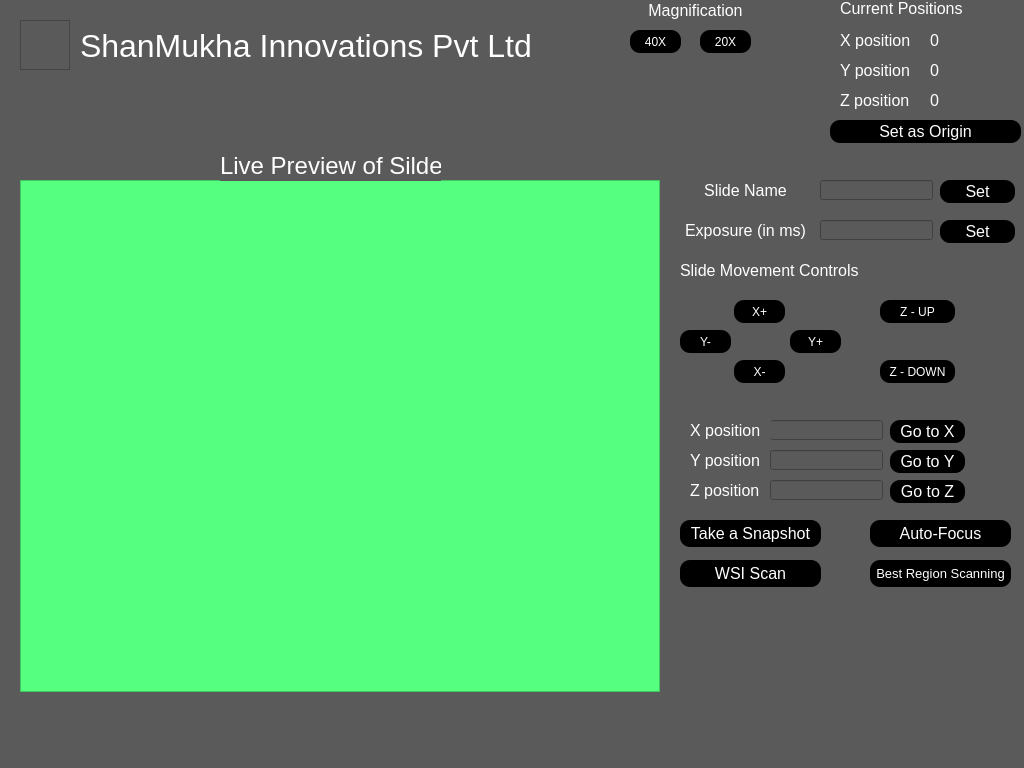
<?xml version="1.0" encoding="UTF-8"?>
<ui version="4.0">
 <class>MainWindow</class>
 <widget class="QMainWindow" name="MainWindow">
  <property name="windowModality">
   <enum>Qt::WindowModal</enum>
  </property>
  <property name="geometry">
   <rect>
    <x>0</x>
    <y>0</y>
    <width>1024</width>
    <height>768</height>
   </rect>
  </property>
  <property name="font">
   <font>
    <pointsize>8</pointsize>
   </font>
  </property>
  <property name="windowTitle">
   <string>Slide Scanner - ShanMukha Innovations Pvt Ltd</string>
  </property>
  <property name="windowIcon">
   <iconset>
    <normaloff>F:/IITT_Logo/0.jpg</normaloff>F:/IITT_Logo/0.jpg</iconset>
  </property>
  <property name="autoFillBackground">
   <bool>false</bool>
  </property>
  <property name="styleSheet">
   <string notr="true">background-color: rgb(90, 90, 90);</string>
  </property>
  <widget class="QWidget" name="centralwidget">
   <widget class="QGraphicsView" name="logoView">
    <property name="geometry">
     <rect>
      <x>20</x>
      <y>20</y>
      <width>50</width>
      <height>50</height>
     </rect>
    </property>
    <property name="autoFillBackground">
     <bool>false</bool>
    </property>
    <property name="foregroundBrush">
     <brush brushstyle="NoBrush">
      <color alpha="255">
       <red>0</red>
       <green>0</green>
       <blue>0</blue>
      </color>
     </brush>
    </property>
    <property name="viewportUpdateMode">
     <enum>QGraphicsView::SmartViewportUpdate</enum>
    </property>
   </widget>
   <widget class="QLabel" name="label">
    <property name="geometry">
     <rect>
      <x>80</x>
      <y>20</y>
      <width>461</width>
      <height>51</height>
     </rect>
    </property>
    <property name="font">
     <font>
      <pointsize>24</pointsize>
     </font>
    </property>
    <property name="styleSheet">
     <string notr="true">color: rgb(255, 255, 255);</string>
    </property>
    <property name="text">
     <string>ShanMukha Innovations Pvt Ltd</string>
    </property>
   </widget>
   <widget class="QGraphicsView" name="slideImageView">
    <property name="geometry">
     <rect>
      <x>20</x>
      <y>180</y>
      <width>640</width>
      <height>512</height>
     </rect>
    </property>
    <property name="baseSize">
     <size>
      <width>640</width>
      <height>512</height>
     </size>
    </property>
    <property name="styleSheet">
     <string notr="true">background-color: rgb(85, 255, 127);</string>
    </property>
   </widget>
   <widget class="QLabel" name="label_2">
    <property name="geometry">
     <rect>
      <x>220</x>
      <y>150</y>
      <width>221</width>
      <height>31</height>
     </rect>
    </property>
    <property name="font">
     <font>
      <pointsize>18</pointsize>
     </font>
    </property>
    <property name="styleSheet">
     <string notr="true">color: rgb(255, 255, 255);</string>
    </property>
    <property name="text">
     <string>Live Preview of Silde</string>
    </property>
   </widget>
   <widget class="QPushButton" name="pushButton">
    <property name="enabled">
     <bool>true</bool>
    </property>
    <property name="geometry">
     <rect>
      <x>680</x>
      <y>520</y>
      <width>141</width>
      <height>27</height>
     </rect>
    </property>
    <property name="sizePolicy">
     <sizepolicy hsizetype="Fixed" vsizetype="Fixed">
      <horstretch>0</horstretch>
      <verstretch>0</verstretch>
     </sizepolicy>
    </property>
    <property name="font">
     <font>
      <pointsize>12</pointsize>
     </font>
    </property>
    <property name="cursor">
     <cursorShape>PointingHandCursor</cursorShape>
    </property>
    <property name="styleSheet">
     <string notr="true">color: rgb(255, 255, 255);
background-color: rgb(0, 0, 0);
border-radius:10px;
</string>
    </property>
    <property name="text">
     <string>Take a Snapshot</string>
    </property>
    <property name="checkable">
     <bool>false</bool>
    </property>
    <property name="autoDefault">
     <bool>false</bool>
    </property>
   </widget>
   <widget class="QPushButton" name="pushButton_2">
    <property name="geometry">
     <rect>
      <x>870</x>
      <y>520</y>
      <width>141</width>
      <height>27</height>
     </rect>
    </property>
    <property name="sizePolicy">
     <sizepolicy hsizetype="Fixed" vsizetype="Fixed">
      <horstretch>0</horstretch>
      <verstretch>0</verstretch>
     </sizepolicy>
    </property>
    <property name="font">
     <font>
      <pointsize>12</pointsize>
     </font>
    </property>
    <property name="cursor">
     <cursorShape>PointingHandCursor</cursorShape>
    </property>
    <property name="styleSheet">
     <string notr="true">color: rgb(255, 255, 255);
background-color: rgb(0, 0, 0);
border-radius:10px;</string>
    </property>
    <property name="text">
     <string>Auto-Focus</string>
    </property>
   </widget>
   <widget class="QPushButton" name="pushButton_3">
    <property name="geometry">
     <rect>
      <x>734</x>
      <y>300</y>
      <width>51</width>
      <height>23</height>
     </rect>
    </property>
    <property name="cursor">
     <cursorShape>PointingHandCursor</cursorShape>
    </property>
    <property name="styleSheet">
     <string notr="true">color: rgb(255, 255, 255);
background-color: rgb(0, 0, 0);
border-radius:10px;</string>
    </property>
    <property name="text">
     <string>X+</string>
    </property>
   </widget>
   <widget class="QPushButton" name="pushButton_4">
    <property name="geometry">
     <rect>
      <x>680</x>
      <y>330</y>
      <width>51</width>
      <height>23</height>
     </rect>
    </property>
    <property name="cursor">
     <cursorShape>PointingHandCursor</cursorShape>
    </property>
    <property name="styleSheet">
     <string notr="true">color: rgb(255, 255, 255);
background-color: rgb(0, 0, 0);
border-radius:10px;</string>
    </property>
    <property name="text">
     <string>Y-</string>
    </property>
    <property name="checkable">
     <bool>false</bool>
    </property>
    <property name="autoDefault">
     <bool>true</bool>
    </property>
   </widget>
   <widget class="QPushButton" name="pushButton_5">
    <property name="geometry">
     <rect>
      <x>790</x>
      <y>330</y>
      <width>51</width>
      <height>23</height>
     </rect>
    </property>
    <property name="cursor">
     <cursorShape>PointingHandCursor</cursorShape>
    </property>
    <property name="styleSheet">
     <string notr="true">color: rgb(255, 255, 255);
background-color: rgb(0, 0, 0);
border-radius:10px;</string>
    </property>
    <property name="text">
     <string>Y+</string>
    </property>
   </widget>
   <widget class="QPushButton" name="pushButton_6">
    <property name="geometry">
     <rect>
      <x>734</x>
      <y>360</y>
      <width>51</width>
      <height>23</height>
     </rect>
    </property>
    <property name="cursor">
     <cursorShape>PointingHandCursor</cursorShape>
    </property>
    <property name="styleSheet">
     <string notr="true">color: rgb(255, 255, 255);
background-color: rgb(0, 0, 0);
border-radius:10px;</string>
    </property>
    <property name="text">
     <string>X-</string>
    </property>
   </widget>
   <widget class="QPushButton" name="pushButton_7">
    <property name="geometry">
     <rect>
      <x>880</x>
      <y>300</y>
      <width>75</width>
      <height>23</height>
     </rect>
    </property>
    <property name="cursor">
     <cursorShape>PointingHandCursor</cursorShape>
    </property>
    <property name="autoFillBackground">
     <bool>false</bool>
    </property>
    <property name="styleSheet">
     <string notr="true">color: rgb(255, 255, 255);
background-color: rgb(0, 0, 0);
border-radius:10px;</string>
    </property>
    <property name="text">
     <string>Z - UP</string>
    </property>
   </widget>
   <widget class="QPushButton" name="pushButton_8">
    <property name="geometry">
     <rect>
      <x>880</x>
      <y>360</y>
      <width>75</width>
      <height>23</height>
     </rect>
    </property>
    <property name="cursor">
     <cursorShape>PointingHandCursor</cursorShape>
    </property>
    <property name="styleSheet">
     <string notr="true">color: rgb(255, 255, 255);
background-color: rgb(0, 0, 0);
border-radius:10px;</string>
    </property>
    <property name="text">
     <string>Z - DOWN</string>
    </property>
   </widget>
   <widget class="QLabel" name="label_3">
    <property name="geometry">
     <rect>
      <x>680</x>
      <y>260</y>
      <width>181</width>
      <height>21</height>
     </rect>
    </property>
    <property name="sizePolicy">
     <sizepolicy hsizetype="Minimum" vsizetype="Fixed">
      <horstretch>0</horstretch>
      <verstretch>0</verstretch>
     </sizepolicy>
    </property>
    <property name="font">
     <font>
      <pointsize>12</pointsize>
     </font>
    </property>
    <property name="styleSheet">
     <string notr="true">color: rgb(255, 255, 255);</string>
    </property>
    <property name="text">
     <string>Slide Movement Controls</string>
    </property>
   </widget>
   <widget class="QLineEdit" name="lineEdit">
    <property name="geometry">
     <rect>
      <x>770</x>
      <y>420</y>
      <width>113</width>
      <height>20</height>
     </rect>
    </property>
   </widget>
   <widget class="QLabel" name="label_4">
    <property name="geometry">
     <rect>
      <x>690</x>
      <y>420</y>
      <width>81</width>
      <height>21</height>
     </rect>
    </property>
    <property name="font">
     <font>
      <pointsize>12</pointsize>
     </font>
    </property>
    <property name="styleSheet">
     <string notr="true">color: rgb(255, 255, 255);</string>
    </property>
    <property name="text">
     <string>X position</string>
    </property>
   </widget>
   <widget class="QLabel" name="label_5">
    <property name="geometry">
     <rect>
      <x>690</x>
      <y>480</y>
      <width>81</width>
      <height>21</height>
     </rect>
    </property>
    <property name="font">
     <font>
      <pointsize>12</pointsize>
     </font>
    </property>
    <property name="styleSheet">
     <string notr="true">color: rgb(255, 255, 255);</string>
    </property>
    <property name="text">
     <string>Z position</string>
    </property>
   </widget>
   <widget class="QLineEdit" name="lineEdit_2">
    <property name="geometry">
     <rect>
      <x>770</x>
      <y>480</y>
      <width>113</width>
      <height>20</height>
     </rect>
    </property>
   </widget>
   <widget class="QLabel" name="label_6">
    <property name="geometry">
     <rect>
      <x>690</x>
      <y>450</y>
      <width>81</width>
      <height>21</height>
     </rect>
    </property>
    <property name="font">
     <font>
      <pointsize>12</pointsize>
     </font>
    </property>
    <property name="styleSheet">
     <string notr="true">color: rgb(255, 255, 255);</string>
    </property>
    <property name="text">
     <string>Y position</string>
    </property>
   </widget>
   <widget class="QLineEdit" name="lineEdit_3">
    <property name="geometry">
     <rect>
      <x>770</x>
      <y>450</y>
      <width>113</width>
      <height>20</height>
     </rect>
    </property>
   </widget>
   <widget class="QPushButton" name="pushButton_9">
    <property name="geometry">
     <rect>
      <x>890</x>
      <y>420</y>
      <width>75</width>
      <height>23</height>
     </rect>
    </property>
    <property name="font">
     <font>
      <pointsize>12</pointsize>
     </font>
    </property>
    <property name="cursor">
     <cursorShape>PointingHandCursor</cursorShape>
    </property>
    <property name="styleSheet">
     <string notr="true">color: rgb(255, 255, 255);
background-color: rgb(0, 0, 0);
border-radius:10px;</string>
    </property>
    <property name="text">
     <string>Go to X</string>
    </property>
   </widget>
   <widget class="QPushButton" name="pushButton_10">
    <property name="geometry">
     <rect>
      <x>890</x>
      <y>450</y>
      <width>75</width>
      <height>23</height>
     </rect>
    </property>
    <property name="font">
     <font>
      <pointsize>12</pointsize>
     </font>
    </property>
    <property name="cursor">
     <cursorShape>PointingHandCursor</cursorShape>
    </property>
    <property name="styleSheet">
     <string notr="true">color: rgb(255, 255, 255);
background-color: rgb(0, 0, 0);
border-radius:10px;</string>
    </property>
    <property name="text">
     <string>Go to Y</string>
    </property>
   </widget>
   <widget class="QPushButton" name="pushButton_11">
    <property name="geometry">
     <rect>
      <x>890</x>
      <y>480</y>
      <width>75</width>
      <height>23</height>
     </rect>
    </property>
    <property name="font">
     <font>
      <pointsize>12</pointsize>
     </font>
    </property>
    <property name="cursor">
     <cursorShape>PointingHandCursor</cursorShape>
    </property>
    <property name="styleSheet">
     <string notr="true">color: rgb(255, 255, 255);
background-color: rgb(0, 0, 0);
border-radius:10px;</string>
    </property>
    <property name="text">
     <string>Go to Z</string>
    </property>
   </widget>
   <widget class="QPushButton" name="pushButton_12">
    <property name="geometry">
     <rect>
      <x>940</x>
      <y>220</y>
      <width>75</width>
      <height>23</height>
     </rect>
    </property>
    <property name="font">
     <font>
      <pointsize>12</pointsize>
     </font>
    </property>
    <property name="cursor">
     <cursorShape>PointingHandCursor</cursorShape>
    </property>
    <property name="styleSheet">
     <string notr="true">color: rgb(255, 255, 255);
background-color: rgb(0, 0, 0);
border-radius:10px;</string>
    </property>
    <property name="text">
     <string>Set</string>
    </property>
   </widget>
   <widget class="QLabel" name="label_7">
    <property name="geometry">
     <rect>
      <x>680</x>
      <y>220</y>
      <width>131</width>
      <height>21</height>
     </rect>
    </property>
    <property name="font">
     <font>
      <pointsize>12</pointsize>
     </font>
    </property>
    <property name="styleSheet">
     <string notr="true">color: rgb(255, 255, 255);</string>
    </property>
    <property name="text">
     <string>Exposure (in ms)</string>
    </property>
    <property name="alignment">
     <set>Qt::AlignCenter</set>
    </property>
   </widget>
   <widget class="QLineEdit" name="lineEdit_4">
    <property name="geometry">
     <rect>
      <x>820</x>
      <y>220</y>
      <width>113</width>
      <height>20</height>
     </rect>
    </property>
   </widget>
   <widget class="QPushButton" name="pushButton_13">
    <property name="enabled">
     <bool>true</bool>
    </property>
    <property name="geometry">
     <rect>
      <x>680</x>
      <y>560</y>
      <width>141</width>
      <height>27</height>
     </rect>
    </property>
    <property name="sizePolicy">
     <sizepolicy hsizetype="Fixed" vsizetype="Fixed">
      <horstretch>0</horstretch>
      <verstretch>0</verstretch>
     </sizepolicy>
    </property>
    <property name="font">
     <font>
      <pointsize>12</pointsize>
     </font>
    </property>
    <property name="cursor">
     <cursorShape>PointingHandCursor</cursorShape>
    </property>
    <property name="styleSheet">
     <string notr="true">color: rgb(255, 255, 255);
background-color: rgb(0, 0, 0);
border-radius:10px;
</string>
    </property>
    <property name="text">
     <string>WSI Scan</string>
    </property>
    <property name="checkable">
     <bool>false</bool>
    </property>
    <property name="autoDefault">
     <bool>false</bool>
    </property>
   </widget>
   <widget class="QLabel" name="label_8">
    <property name="geometry">
     <rect>
      <x>680</x>
      <y>180</y>
      <width>131</width>
      <height>21</height>
     </rect>
    </property>
    <property name="font">
     <font>
      <pointsize>12</pointsize>
     </font>
    </property>
    <property name="styleSheet">
     <string notr="true">color: rgb(255, 255, 255);</string>
    </property>
    <property name="text">
     <string>Slide Name</string>
    </property>
    <property name="alignment">
     <set>Qt::AlignCenter</set>
    </property>
   </widget>
   <widget class="QLineEdit" name="lineEdit_5">
    <property name="geometry">
     <rect>
      <x>820</x>
      <y>180</y>
      <width>113</width>
      <height>20</height>
     </rect>
    </property>
   </widget>
   <widget class="QPushButton" name="pushButton_14">
    <property name="geometry">
     <rect>
      <x>940</x>
      <y>180</y>
      <width>75</width>
      <height>23</height>
     </rect>
    </property>
    <property name="font">
     <font>
      <pointsize>12</pointsize>
     </font>
    </property>
    <property name="cursor">
     <cursorShape>PointingHandCursor</cursorShape>
    </property>
    <property name="styleSheet">
     <string notr="true">color: rgb(255, 255, 255);
background-color: rgb(0, 0, 0);
border-radius:10px;</string>
    </property>
    <property name="text">
     <string>Set</string>
    </property>
   </widget>
   <widget class="QLabel" name="label_9">
    <property name="geometry">
     <rect>
      <x>840</x>
      <y>0</y>
      <width>131</width>
      <height>16</height>
     </rect>
    </property>
    <property name="font">
     <font>
      <pointsize>12</pointsize>
     </font>
    </property>
    <property name="styleSheet">
     <string notr="true">color: rgb(255, 255, 255);</string>
    </property>
    <property name="text">
     <string>Current Positions</string>
    </property>
   </widget>
   <widget class="QLabel" name="label_10">
    <property name="geometry">
     <rect>
      <x>840</x>
      <y>30</y>
      <width>81</width>
      <height>21</height>
     </rect>
    </property>
    <property name="font">
     <font>
      <pointsize>12</pointsize>
     </font>
    </property>
    <property name="styleSheet">
     <string notr="true">color: rgb(255, 255, 255);</string>
    </property>
    <property name="text">
     <string>X position</string>
    </property>
   </widget>
   <widget class="QLabel" name="label_11">
    <property name="geometry">
     <rect>
      <x>840</x>
      <y>60</y>
      <width>81</width>
      <height>21</height>
     </rect>
    </property>
    <property name="font">
     <font>
      <pointsize>12</pointsize>
     </font>
    </property>
    <property name="styleSheet">
     <string notr="true">color: rgb(255, 255, 255);</string>
    </property>
    <property name="text">
     <string>Y position</string>
    </property>
   </widget>
   <widget class="QLabel" name="label_12">
    <property name="geometry">
     <rect>
      <x>840</x>
      <y>90</y>
      <width>81</width>
      <height>21</height>
     </rect>
    </property>
    <property name="font">
     <font>
      <pointsize>12</pointsize>
     </font>
    </property>
    <property name="styleSheet">
     <string notr="true">color: rgb(255, 255, 255);</string>
    </property>
    <property name="text">
     <string>Z position</string>
    </property>
   </widget>
   <widget class="QLabel" name="label_13">
    <property name="geometry">
     <rect>
      <x>930</x>
      <y>30</y>
      <width>81</width>
      <height>21</height>
     </rect>
    </property>
    <property name="font">
     <font>
      <pointsize>12</pointsize>
     </font>
    </property>
    <property name="styleSheet">
     <string notr="true">color: rgb(255, 255, 255);</string>
    </property>
    <property name="text">
     <string>0</string>
    </property>
   </widget>
   <widget class="QLabel" name="label_14">
    <property name="geometry">
     <rect>
      <x>930</x>
      <y>60</y>
      <width>81</width>
      <height>21</height>
     </rect>
    </property>
    <property name="font">
     <font>
      <pointsize>12</pointsize>
     </font>
    </property>
    <property name="styleSheet">
     <string notr="true">color: rgb(255, 255, 255);</string>
    </property>
    <property name="text">
     <string>0</string>
    </property>
   </widget>
   <widget class="QLabel" name="label_15">
    <property name="geometry">
     <rect>
      <x>930</x>
      <y>90</y>
      <width>81</width>
      <height>21</height>
     </rect>
    </property>
    <property name="font">
     <font>
      <pointsize>12</pointsize>
     </font>
    </property>
    <property name="styleSheet">
     <string notr="true">color: rgb(255, 255, 255);</string>
    </property>
    <property name="text">
     <string>0</string>
    </property>
   </widget>
   <widget class="QPushButton" name="pushButton_15">
    <property name="geometry">
     <rect>
      <x>630</x>
      <y>30</y>
      <width>51</width>
      <height>23</height>
     </rect>
    </property>
    <property name="cursor">
     <cursorShape>PointingHandCursor</cursorShape>
    </property>
    <property name="styleSheet">
     <string notr="true">color: rgb(255, 255, 255);
background-color: rgb(0, 0, 0);
border-radius:10px;</string>
    </property>
    <property name="text">
     <string>40X</string>
    </property>
   </widget>
   <widget class="QPushButton" name="pushButton_16">
    <property name="geometry">
     <rect>
      <x>700</x>
      <y>30</y>
      <width>51</width>
      <height>23</height>
     </rect>
    </property>
    <property name="cursor">
     <cursorShape>PointingHandCursor</cursorShape>
    </property>
    <property name="styleSheet">
     <string notr="true">color: rgb(255, 255, 255);
background-color: rgb(0, 0, 0);
border-radius:10px;</string>
    </property>
    <property name="text">
     <string>20X</string>
    </property>
   </widget>
   <widget class="QLabel" name="label_16">
    <property name="geometry">
     <rect>
      <x>630</x>
      <y>0</y>
      <width>131</width>
      <height>21</height>
     </rect>
    </property>
    <property name="font">
     <font>
      <pointsize>12</pointsize>
     </font>
    </property>
    <property name="styleSheet">
     <string notr="true">color: rgb(255, 255, 255);</string>
    </property>
    <property name="text">
     <string>Magnification</string>
    </property>
    <property name="alignment">
     <set>Qt::AlignCenter</set>
    </property>
   </widget>
   <widget class="QPushButton" name="pushButton_17">
    <property name="enabled">
     <bool>true</bool>
    </property>
    <property name="geometry">
     <rect>
      <x>870</x>
      <y>560</y>
      <width>141</width>
      <height>27</height>
     </rect>
    </property>
    <property name="sizePolicy">
     <sizepolicy hsizetype="Fixed" vsizetype="Fixed">
      <horstretch>0</horstretch>
      <verstretch>0</verstretch>
     </sizepolicy>
    </property>
    <property name="font">
     <font>
      <pointsize>10</pointsize>
     </font>
    </property>
    <property name="cursor">
     <cursorShape>PointingHandCursor</cursorShape>
    </property>
    <property name="styleSheet">
     <string notr="true">color: rgb(255, 255, 255);
background-color: rgb(0, 0, 0);
border-radius:10px;
</string>
    </property>
    <property name="text">
     <string>Best Region Scanning</string>
    </property>
    <property name="checkable">
     <bool>false</bool>
    </property>
    <property name="autoDefault">
     <bool>false</bool>
    </property>
   </widget>
   <widget class="QPushButton" name="pushButton_18">
    <property name="geometry">
     <rect>
      <x>830</x>
      <y>120</y>
      <width>191</width>
      <height>23</height>
     </rect>
    </property>
    <property name="font">
     <font>
      <pointsize>12</pointsize>
     </font>
    </property>
    <property name="cursor">
     <cursorShape>PointingHandCursor</cursorShape>
    </property>
    <property name="styleSheet">
     <string notr="true">color: rgb(255, 255, 255);
background-color: rgb(0, 0, 0);
border-radius:10px;</string>
    </property>
    <property name="text">
     <string>Set as Origin</string>
    </property>
   </widget>
  </widget>
  <widget class="QMenuBar" name="menubar">
   <property name="geometry">
    <rect>
     <x>0</x>
     <y>0</y>
     <width>1024</width>
     <height>21</height>
    </rect>
   </property>
  </widget>
  <widget class="QStatusBar" name="statusbar"/>
 </widget>
 <resources/>
 <connections/>
</ui>
